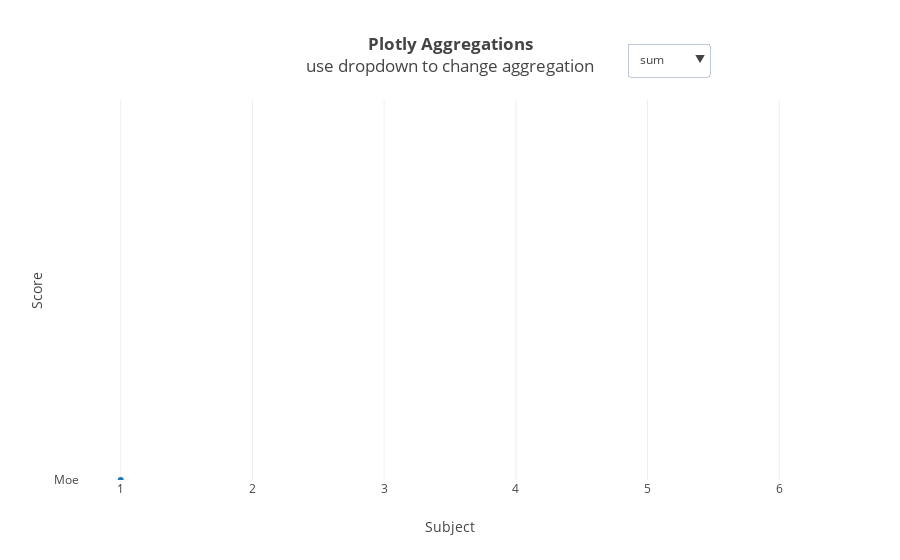

Source (notebook cell):
### Code cell
import plotly.io as pio

subject = ['Moe','Larry','Curly','Moe','Larry','Curly','Moe','Larry','Curly','Moe','Larry','Curly']
score = [1,6,2,8,2,9,4,5,1,5,2,8]

aggs = ["count","sum","avg","median","mode","rms","stddev","min","max","first","last"]

agg = []
agg_func = []
for i in range(0, len(aggs)):
    agg = dict(
        args=['transforms[0].aggregations[0].func', aggs[i]],
        label=aggs[i],
        method='restyle'
    )
    agg_func.append(agg)


data = [dict(
  type = 'scatter',
  x = score,
  y = subject,
  mode = 'markers',
  transforms = [dict(
    type = 'aggregate',
    groups = subject,
    aggregations = [dict(
        target = 'y', func = 'sum', enabled = True)
    ]
  )]
)]

layout = dict(
  title = '<b>Plotly Aggregations</b><br>use dropdown to change aggregation',
  xaxis = dict(title = 'Subject'),
  yaxis = dict(title = 'Score', range = [0,22]),
  updatemenus = [dict(
        x = 0.85,
        y = 1.15,
        xref = 'paper',
        yref = 'paper',
        yanchor = 'top',
        active = 1,
        showactive = False,
        buttons = agg_func
  )]
)

fig_dict = dict(data=data, layout=layout)

pio.show(fig_dict, validate=False)

### Figure 1 — Plotly figure (JSON) as saved in the notebook; plotly's stock layout.template omitted (floating-point values rounded to 4 significant figures)
{"data": [{"mode": "markers", "transforms": [{"aggregations": [{"enabled": true, "func": "sum", "target": "y"}], "groups": ["Moe", "Larry", "Curly", "Moe", "Larry", "Curly", "Moe", "Larry", "Curly", "Moe", "Larry", "Curly"], "type": "aggregate"}], "type": "scatter", "x": [1, 6, 2, 8, 2, 9, 4, 5, 1, 5, 2, 8], "y": ["Moe", "Larry", "Curly", "Moe", "Larry", "Curly", "Moe", "Larry", "Curly", "Moe", "Larry", "Curly"]}], "layout": {"title": "<b>Plotly Aggregations</b><br>use dropdown to change aggregation", "updatemenus": [{"active": 1, "buttons": [{"args": ["transforms[0].aggregations[0].func", "count"], "label": "count", "method": "restyle"}, {"args": ["transforms[0].aggregations[0].func", "sum"], "label": "sum", "method": "restyle"}, {"args": ["transforms[0].aggregations[0].func", "avg"], "label": "avg", "method": "restyle"}, {"args": ["transforms[0].aggregations[0].func", "median"], "label": "median", "method": "restyle"}, {"args": ["transforms[0].aggregations[0].func", "mode"], "label": "mode", "method": "restyle"}, {"args": ["transforms[0].aggregations[0].func", "rms"], "label": "rms", "method": "restyle"}, {"args": ["transforms[0].aggregations[0].func", "stddev"], "label": "stddev", "method": "restyle"}, {"args": ["transforms[0].aggregations[0].func", "min"], "label": "min", "method": "restyle"}, {"args": ["transforms[0].aggregations[0].func", "max"], "label": "max", "method": "restyle"}, {"args": ["transforms[0].aggregations[0].func", "first"], "label": "first", "method": "restyle"}, {"args": ["transforms[0].aggregations[0].func", "last"], "label": "last", "method": "restyle"}], "showactive": false, "x": 0.85, "xref": "paper", "y": 1.15, "yanchor": "top", "yref": "paper"}], "xaxis": {"title": "Subject"}, "yaxis": {"range": [0, 22], "title": "Score"}}}
